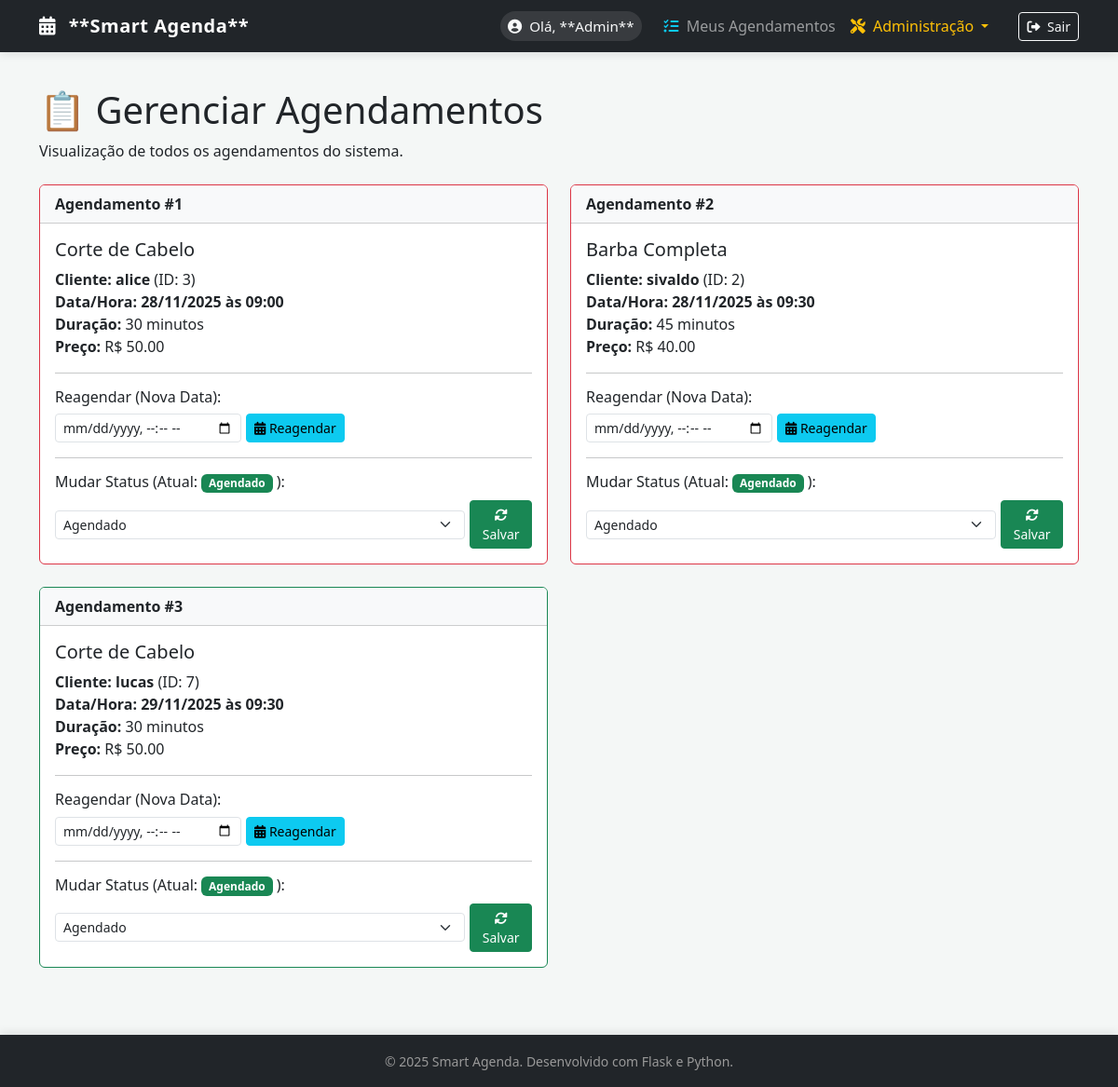
The page /services/manage_appointments (signed in) on the database as committed earlier.
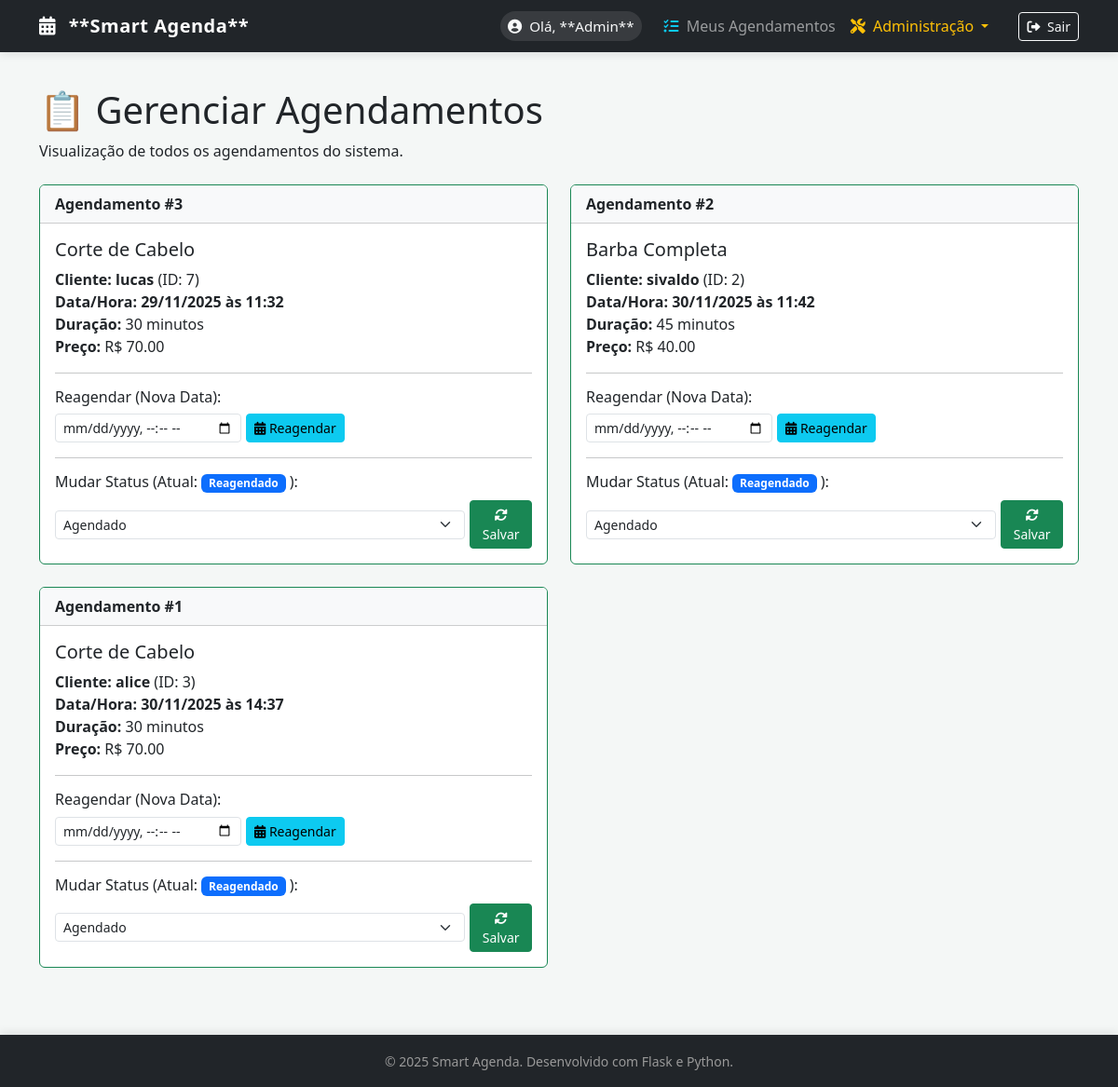
The same page on the database as committed later.
### app/models.py (models this page shows, shortened)
class User(UserMixin, db.Model):
    id = db.Column(db.Integer, primary_key=True)
    nome = db.Column(db.String(100), nullable=False)
    email = db.Column(db.String(120), unique=True, nullable=False)
    senha_hash = db.Column(db.String(256), nullable=False)
    is_admin = db.Column(db.Boolean, default=False)

class Appointment(db.Model):
    id = db.Column(db.Integer, primary_key=True)
    data_horario = db.Column(db.DateTime, index=True, nullable=False)
    status = db.Column(db.String(50), default='Agendado')
    user_id = db.Column(db.Integer, db.ForeignKey('user.id'), nullable=False)
    service_id = db.Column(db.Integer, db.ForeignKey('service.id'), nullable=False)
    user = db.relationship('User', backref='agendamentos', foreign_keys=[user_id])
    servico = db.relationship('Service', backref='agendamentos_do_servico', foreign_keys=[service_id])

class Service(db.Model):
    id = db.Column(db.Integer, primary_key=True)
    nome = db.Column(db.String(100), nullable=False)
    descricao = db.Column(db.String(255))
    preco = db.Column(db.Float, nullable=False)
    duracao_minutos = db.Column(db.Integer, nullable=False)

### app/services/routes.py (the view)
@bp.route('/manage_appointments')
@login_required
@admin_required
def manage_appointments():
    all_appointments = Appointment.query.order_by(Appointment.data_horario.asc()).all()
    return render_template('services/manage_appointments.html',
                           title='Gerenciar Agendamentos',
                           appointments=all_appointments,
                           now=datetime.now)

### app/templates/services/manage_appointments.html (shortened to what this page needs)
{% extends "base.html" %}
{% block content %}
<h1 class="mt-4">📋 Gerenciar Agendamentos</h1>
<p class="mb-4">Visualização de todos os agendamentos do sistema.</p>
{% if appointments %}
<div class="row">
    {% for appointment in appointments %}
    {% set current_status = appointment.status %}
    <div class="col-md-6 mb-4">
        <div class="card
            {% if current_status == 'Cancelado' %}border-secondary
            {% elif current_status == 'Concluído' %}border-primary
            {% elif appointment.data_horario < now() and current_status == 'Agendado' %}border-danger
            {% else %}border-success
            {% endif %}">
            <div class="card-header bg-light">
                <strong>Agendamento #{{ appointment.id }}</strong>
            </div>
            <div class="card-body">
                <h5 class="card-title">{{ appointment.servico.nome }}</h5>
                <p class="card-text">
                    <strong>Cliente:</strong> <strong>{{ appointment.user.nome }}</strong> (ID: {{ appointment.user.id }})<br>
                    <strong>Data/Hora:</strong> <strong>{{ appointment.data_horario.strftime('%d/%m/%Y às %H:%M') }}</strong><br>
                    <strong>Duração:</strong> {{ appointment.servico.duracao_minutos }} minutos<br>
                    <strong>Preço:</strong> R$ {{ "%.2f"|format(appointment.servico.preco) }}
                </p>
                <hr>
                <h6 class="mt-3">Reagendar (Nova Data):</h6>
                <form method="POST" action="{{ url_for('services.reschedule_appointment', appointment_id=appointment.id) }}"
                    style="display: flex; align-items: center; gap: 5px; margin-bottom: 15px;"
                    onsubmit="return confirm('Confirmar reagendamento de {{ appointment.servico.nome }} para a nova data?');">
                    <input type="datetime-local"
                           name="new_datetime"
                           class="form-control form-control-sm"
                           required
                           style="max-width: 200px;">
                    <button type="submit" class="btn btn-sm btn-info" title="Reagendar">
                        <i class="fas fa-calendar-alt"></i> Reagendar
                    </button>
                </form>
                <hr>
                <h6 class="mt-3">Mudar Status (Atual:
                    <span class="badge
                        {% if current_status == 'Cancelado' %}bg-danger
                        {% elif current_status == 'Concluído' or current_status == 'Reagendado' %}bg-primary
                        {% else %}bg-success{% endif %}">
                        {{ current_status }}
                    </span>
                    ):
                </h6>
                <form method="POST" action="{{ url_for('services.update_appointment_status', appointment_id=appointment.id) }}"
                    style="display: flex; align-items: center; gap: 5px;">
                    <select name="status" class="form-select form-select-sm" style="min-width: 130px;">
                        <option value="Agendado" {% if current_status == 'Agendado' %}selected{% endif %}>Agendado</option>
                        </select>
                    <button type="submit" class="btn btn-sm btn-success" title="Salvar Status">
                        <i class="fas fa-sync-alt"></i> Salvar
                    </button>
                </form>
            </div>
        </div>
    </div>
    {% endfor %}
</div>
{% else %}
<div class="alert alert-info">
    Ainda não há agendamentos registrados no sistema.
</div>
{% endif %}
{% endblock %}

### app/templates/base.html (shortened to what this page needs)
<!DOCTYPE html>
<html lang="pt-br">
<head>
    <link href="https://cdn.jsdelivr.net/npm/bootstrap@5.3.3/dist/css/bootstrap.min.css" rel="stylesheet">
    <link rel="stylesheet" href="https://cdnjs.cloudflare.com/ajax/libs/font-awesome/6.0.0-beta3/css/all.min.css">
</head>
<body>
    <nav class="navbar navbar-expand-lg navbar-dark bg-dark fixed-top navbar-shadow">
        <div class="container">
            <a class="navbar-brand" href="{{ url_for('index') }}">
                <i class="fas fa-calendar-alt me-2"></i> **Smart Agenda**
            </a>
            <div class="collapse navbar-collapse" id="navbarNav">
                <ul class="navbar-nav ms-auto align-items-lg-center">
                    {% if current_user.is_authenticated %}
                        <li class="nav-item me-3">
                            <span class="nav-link user-welcome">
                                <i class="fas fa-user-circle me-1"></i> Olá, **{{ current_user.nome }}**
                            </span>
                        </li>
                        <li class="nav-item">
                            <a class="nav-link" href="{{ url_for('services.my_appointments') }}">
                                <i class="fas fa-list-check me-1 text-info"></i> Meus Agendamentos
                            </a>
                        </li>
                        {% if current_user.is_admin %}
                        <li class="nav-item dropdown me-2">
                            <a class="nav-link dropdown-toggle text-warning" href="#" id="adminDropdown" role="button" data-bs-toggle="dropdown" aria-expanded="false">
                                <i class="fas fa-screwdriver-wrench me-1"></i> Administração
                            </a>
                        </li>
                        {% endif %}
                        <li class="nav-item">
                            <a class="btn btn-outline-light btn-sm ms-lg-3" href="{{ url_for('auth.logout') }}">
                                <i class="fas fa-sign-out-alt me-1"></i> Sair
                            </a>
                        </li>
                    {% endif %}
                </ul>
            </div>
            </div>
    </nav>
    <main class="container">
        {% block content %}{% endblock %}
    </main>
    <footer class="footer-fixed py-3 mt-5">
        <div class="container text-center">
            <small>&copy; 2025 Smart Agenda. Desenvolvido com Flask e Python.</small>
        </div>
    </footer>
</body>
</html>

### app/templates/base.html (style rules this page uses)
:root { --primary-color: #007bff; --dark-bg: #212529; --text-light: #f8f9fa; }
body { background-color: #f4f7f6; padding-top: 70px; }
.navbar-dark .navbar-brand { font-weight: 700; letter-spacing: 0.5px; }
.navbar-shadow { box-shadow: 0 2px 10px rgba(0, 0, 0, 0.1); }
.user-welcome { background-color: rgba(255, 255, 255, 0.1); color: var(--text-light) !important; padding: 5px 12px; border-radius: 50px; font-size: 0.95rem; font-weight: 500; }
.footer-fixed { background-color: var(--dark-bg); color: #999; box-shadow: 0 -2px 10px rgba(0, 0, 0, 0.1); }

Rows that differ between the two databases and show on the page:
changed Appointment "lucas": data_horario "29/11/2025 às 09:30" → "29/11/2025 às 11:32"; status "Agendado" → "Reagendado"; moves up the list
changed Service (number 1 of 2 on the later page): servico.preco "50.00" → "70.00"
changed Appointment "Barba Completa": data_horario "28/11/2025 às 09:30" → "30/11/2025 às 11:42"; status "Agendado" → "Reagendado"; moves down the list
changed Appointment "alice": data_horario "28/11/2025 às 09:00" → "30/11/2025 às 14:37"; status "Agendado" → "Reagendado"
